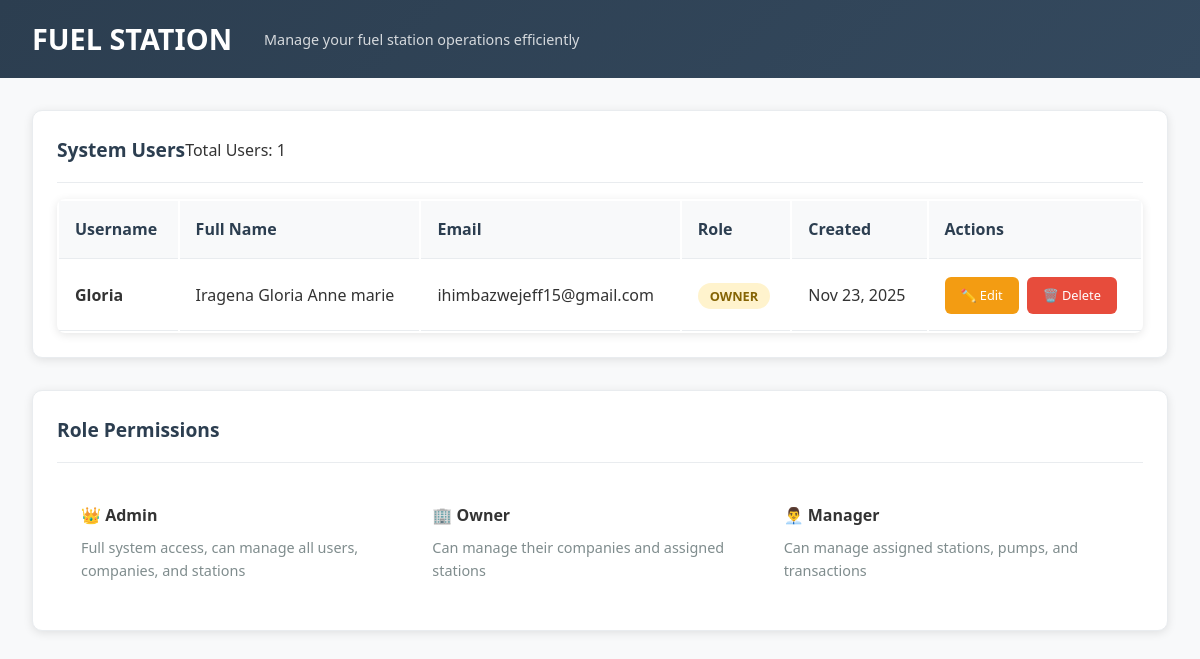
The app's page /users/, older data.
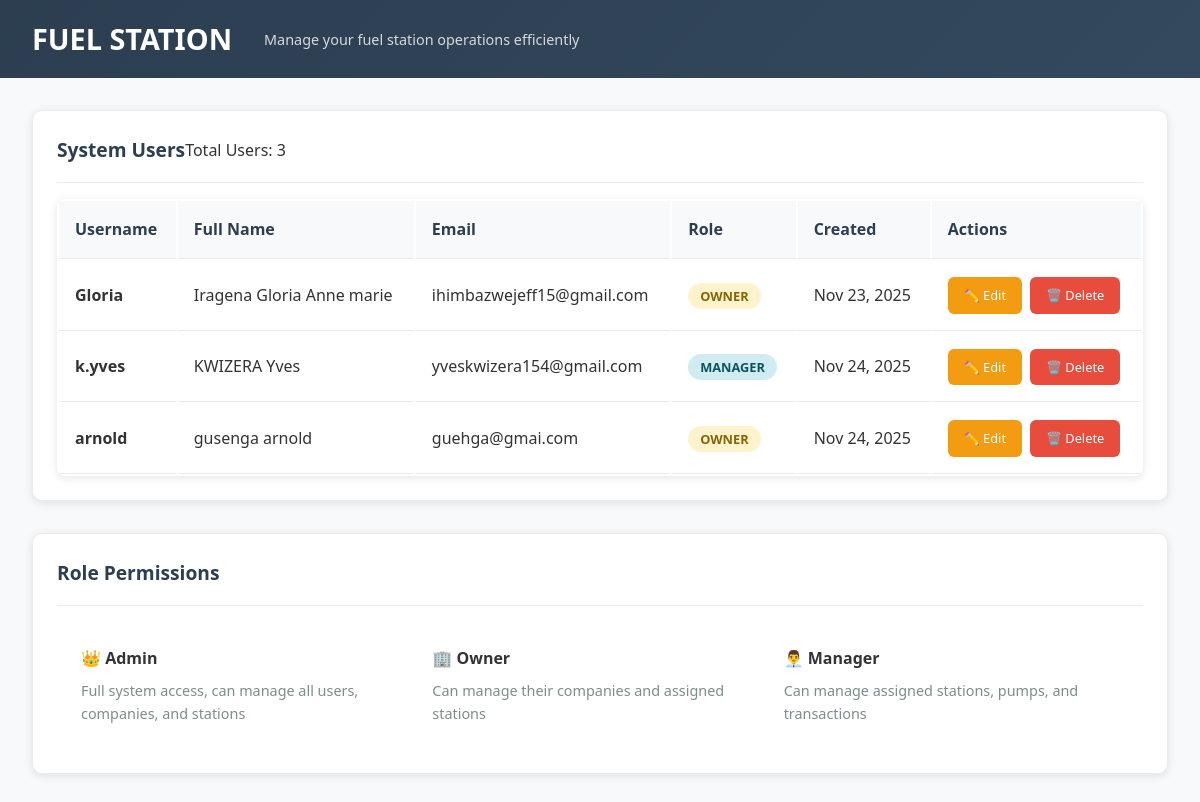
The same page, newer data.
### service/models.py (models this page shows, shortened)
class User(models.Model):
    user_id = models.AutoField(primary_key=True)
    username = models.CharField(max_length=50, unique=True)
    full_name = models.CharField(max_length=100)
    password=models.CharField(max_length=12)
    email = models.EmailField(blank=True, null=True)
    ROLE_CHOICES = [
        ('admin', 'Admin'),
        ('owner', 'Owner'),
        ('manager', 'Manager'),
    ]
    role = models.CharField(max_length=20, choices=ROLE_CHOICES)
    created_at = models.DateTimeField(auto_now_add=True)
    last_login = models.DateTimeField(blank=True, null=True)

### service/views.py (the view)
# urls.py: path('users/', views.UserListView.as_view(), name='user_list'),
class UserListView(ListView):
    model = User
    template_name = "users/list.html"
    context_object_name = "users"

### templates/users/list.html (shortened to what this page needs)
{% extends 'base.html' %}
{% block content %}
<div class="card">
    <div class="card-header">
        <h3 class="card-title">System Users</h3>
        <span>Total Users: {{ users.count }}</span>
    </div>
    {% if users %}
    <table class="table">
        <thead>
            <tr>
                <th>Username</th>
                <th>Full Name</th>
                <th>Email</th>
                <th>Role</th>
                <th>Created</th>
                <th>Actions</th>
            </tr>
        </thead>
        <tbody>
            {% for user in users %}
            <tr>
                <td>
                    <strong>{{ user.username }}</strong>
                </td>
                <td>{{ user.full_name }}</td>
                <td>{{ user.email|default:"-" }}</td>
                <td>
                    <span class="status-badge
                        {% if user.role == 'admin' %}status-active
                        {% elif user.role == 'owner' %}status-pending
                        {% else %}status-resolved{% endif %}">
                        {{ user.get_role_display }}
                    </span>
                </td>
                <td>{{ user.created_at|date:"M d, Y" }}</td>
                <td>
                    <div style="display: flex; gap: 0.5rem;">
                        <a href="{% url 'user_update' user.user_id %}" class="btn btn-warning btn-sm">✏️ Edit</a>
                        {% if user.user_id != request.session.user_id %}
                        <a href="{% url 'user_delete' user.user_id %}" class="btn btn-danger btn-sm">🗑️ Delete</a>
                        {% else %}
                        <button class="btn btn-secondary btn-sm" disabled>🗑️ Delete</button>
                        {% endif %}
                    </div>
                </td>
            </tr>
            {% endfor %}
        </tbody>
    </table>
    {% else %}
    <div style="padding: 3rem; text-align: center; color: #7f8c8d;">
        <p>No users found in the system.</p>
        <a href="{% url 'user_create' %}" class="btn btn-primary">Create First User</a>
    </div>
    {% endif %}
</div>
<div class="card" style="margin-top: 2rem;">
    <div class="card-header">
        <h3 class="card-title">Role Permissions</h3>
    </div>
    <div style="padding: 1.5rem;">
        <div style="display: grid; grid-template-columns: repeat(auto-fit, minmax(200px, 1fr)); gap: 1rem;">
            <div>
                <strong>👑 Admin</strong>
                <p style="margin: 0.5rem 0 0 0; color: #7f8c8d; font-size: 0.9rem;">
                    Full system access, can manage all users, companies, and stations
                </p>
            </div>
            <div>
                <strong>🏢 Owner</strong>
                <p style="margin: 0.5rem 0 0 0; color: #7f8c8d; font-size: 0.9rem;">
                    Can manage their companies and assigned stations
                </p>
            </div>
            <div>
                <strong>👨‍💼 Manager</strong>
                <p style="margin: 0.5rem 0 0 0; color: #7f8c8d; font-size: 0.9rem;">
                    Can manage assigned stations, pumps, and transactions
                </p>
            </div>
        </div>
    </div>
</div>
{% endblock %}

### templates/base.html (shortened to what this page needs)
<!DOCTYPE html>
<html lang="en">
<head>
</head>
<body>
    <nav class="navbar">
        <div class="navbar-content">
            <div class="navbar-brand">
                <h1>FUEL STATION</h1>
                <span class="tagline">Manage your fuel station operations efficiently</span>
            </div>
        </div>
    </nav>
    <div class="main-container">
        <main class="content">
            {% block content %}
            {% endblock %}
        </main>
    </div>
</body>
</html>

### templates/base.html (style rules this page uses)
* { margin: 0; padding: 0; box-sizing: border-box; }
body { font-family: 'Segoe UI', Tahoma, Geneva, Verdana, sans-serif; background: #f8f9fa; color: #333; line-height: 1.6; }
.navbar { background: linear-gradient(135deg, #2c3e50, #34495e); color: white; padding: 0; box-shadow: 0 2px 10px rgba(0,0,0,0.1); }
.navbar-content { display: flex; justify-content: space-between; align-items: center; padding: 1rem 2rem; max-width: 1400px; margin: 0 auto; }
.navbar-brand { display: flex; align-items: center; gap: 1rem; }
.navbar-brand h1 { font-size: 1.8rem; font-weight: 700; }
.navbar-brand .tagline { font-size: 0.9rem; opacity: 0.8; margin-left: 1rem; }
.main-container { display: flex; min-height: calc(100vh - 80px); }
.content { flex: 1; padding: 2rem; background: #f8f9fa; }
.card { background: white; border-radius: 10px; padding: 1.5rem; box-shadow: 0 2px 10px rgba(0,0,0,0.1); margin-bottom: 1.5rem; border: 1px solid #e9ecef; }
.card-header { display: flex; justify-content: between; align-items: center; margin-bottom: 1rem; padding-bottom: 1rem; border-bottom: 1px solid #e9ecef; }
.card-title { font-size: 1.2rem; font-weight: 600; color: #2c3e50; }
.btn { display: inline-flex; align-items: center; gap: 0.5rem; padding: 0.75rem 1.5rem; border: none; border-radius: 6px; cursor: pointer; text-decoration: none; font-weight: 500; transition: all 0.3s; font-size: 0.9rem; }
.btn-warning { background: #f39c12; color: white; }
.btn-danger { background: #e74c3c; color: white; }
.btn-sm { padding: 0.5rem 1rem; font-size: 0.8rem; }
.table { width: 100%; background: white; border-radius: 8px; overflow: hidden; box-shadow: 0 2px 10px rgba(0,0,0,0.1); }
.table th { background: #f8f9fa; padding: 1rem; text-align: left; font-weight: 600; color: #2c3e50; border-bottom: 1px solid #e9ecef; }
.table td { padding: 1rem; border-bottom: 1px solid #e9ecef; }
.status-badge { padding: 0.25rem 0.75rem; border-radius: 20px; font-size: 0.8rem; font-weight: 600; text-transform: uppercase; }
.status-pending { background: #fff3cd; color: #856404; }
.status-resolved { background: #d1ecf1; color: #0c5460; }

Row changes from the older to the newer data that the page shows:
added User: username "k.yves", full_name "KWIZERA Yves", email "yveskwizera154@gmail.com", role "MANAGER", created_at "Nov 24, 2025", shows "🗑️ Delete"
added User: username "arnold", full_name "gusenga arnold", email "guehga@gmai.com", role "OWNER", created_at "Nov 24, 2025", shows "🗑️ Delete"
Text that changed along with them:
{{ users.count }}: "1" → "3"
